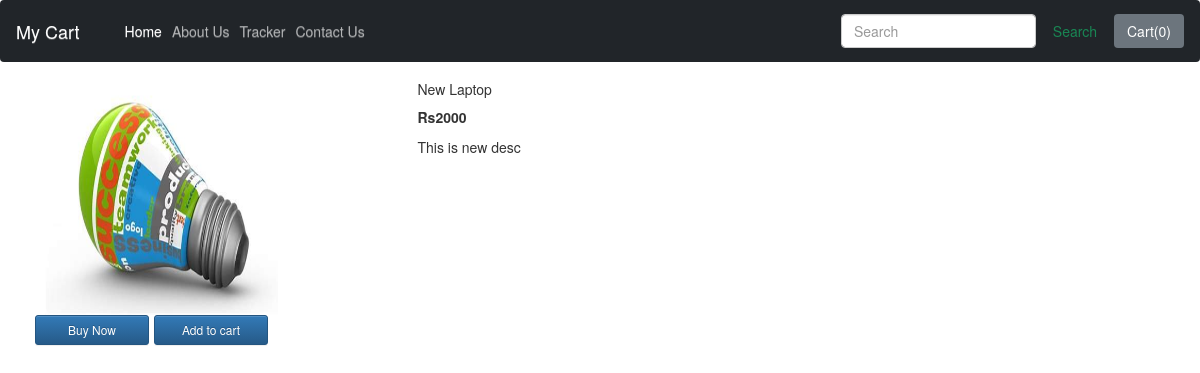
/shop/products/16, run on the app's committed database.
### shop/models.py (models this page shows)
class Product(models.Model):
    product_id = models.AutoField
    product_name = models.CharField(max_length=50)
    category = models.CharField(max_length=50, default='')
    subcategory = models.CharField(max_length=50, default='')
    price = models.IntegerField(default=0)
    desc = models.CharField(max_length=300)
    pub_date = models.DateField()
    image = models.ImageField(upload_to='shop/images', default='')
    def __str__(self):
        return self.product_name

### shop/views.py (the view)
# urls.py: path("products/<int:id>", views.productView, name="ProductView"),
def productView(request, id):
    product = Product.objects.filter(id=id)
    print(product)
    return render(request, 'shop/prodView.html', {'product': product[0]})

### shop/templates/shop/prodView.html (shortened to what this page needs)
{% extends 'shop/basic.html' %}
{% block body %}
<div class="container">
    <div class="row">
        <div class="col-xs-4 col-sm-4 col-md-4">
                <img src="/media/{{product.image}}" width="233px" height="233px"/>
            <div class="row" style="display: center;">
                <button type="button" class="btn btn-primary btn-sm mx-2" style="width: 30%;">Buy Now</button>
                <button type="button" class="btn btn-primary btn-sm" style="width: 30%;">Add to cart</button>
            </div>
        </div>
        <div class="col-xs-8 col-sm-8 col-md-8">
            <div class="row">
                <h5>{{product.product_name}}</h5>
                <p><b>Rs{{product.price}}</b>  </p>
                <p>{{product.desc}}</p>
            </div>
        </div>
    </div>
</div>
{%endblock body %}

### data on the page
Product: image (picture), product_name "New Laptop", price "2000", desc "This is new desc"
